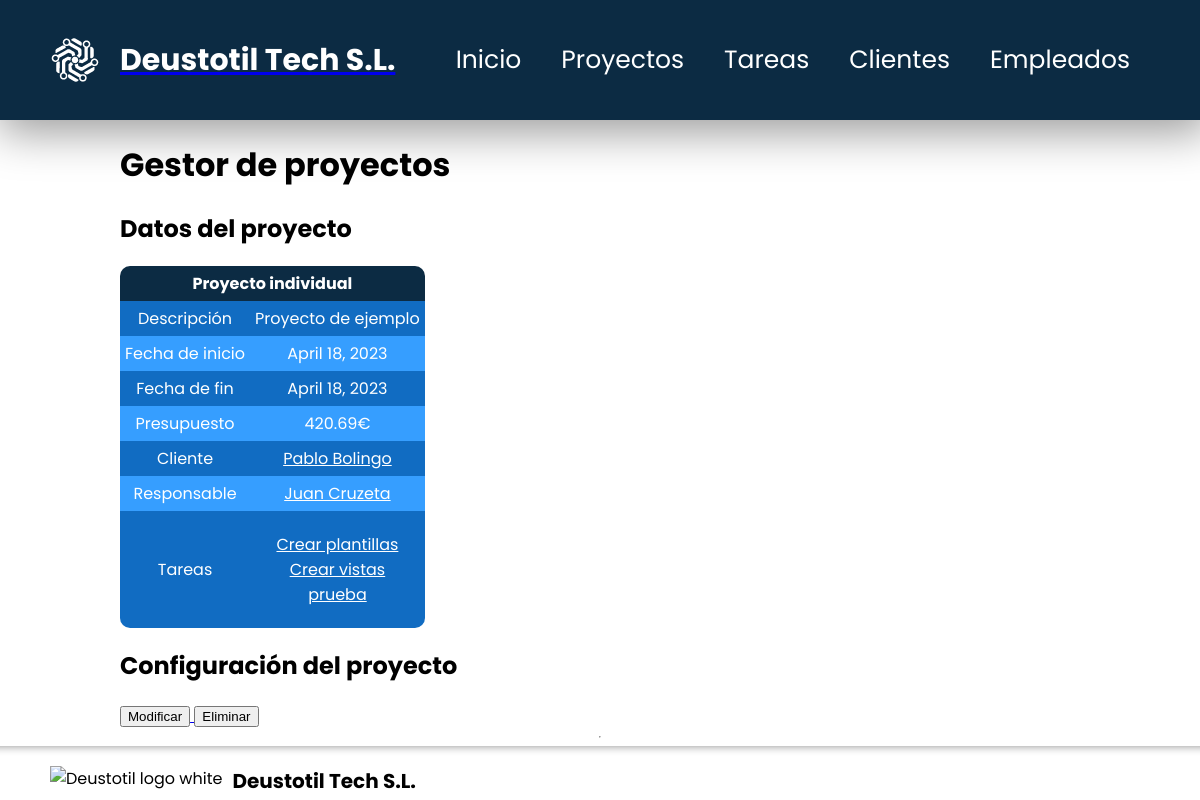
Page /appProyectos/proyectos/3 on the earlier database version.
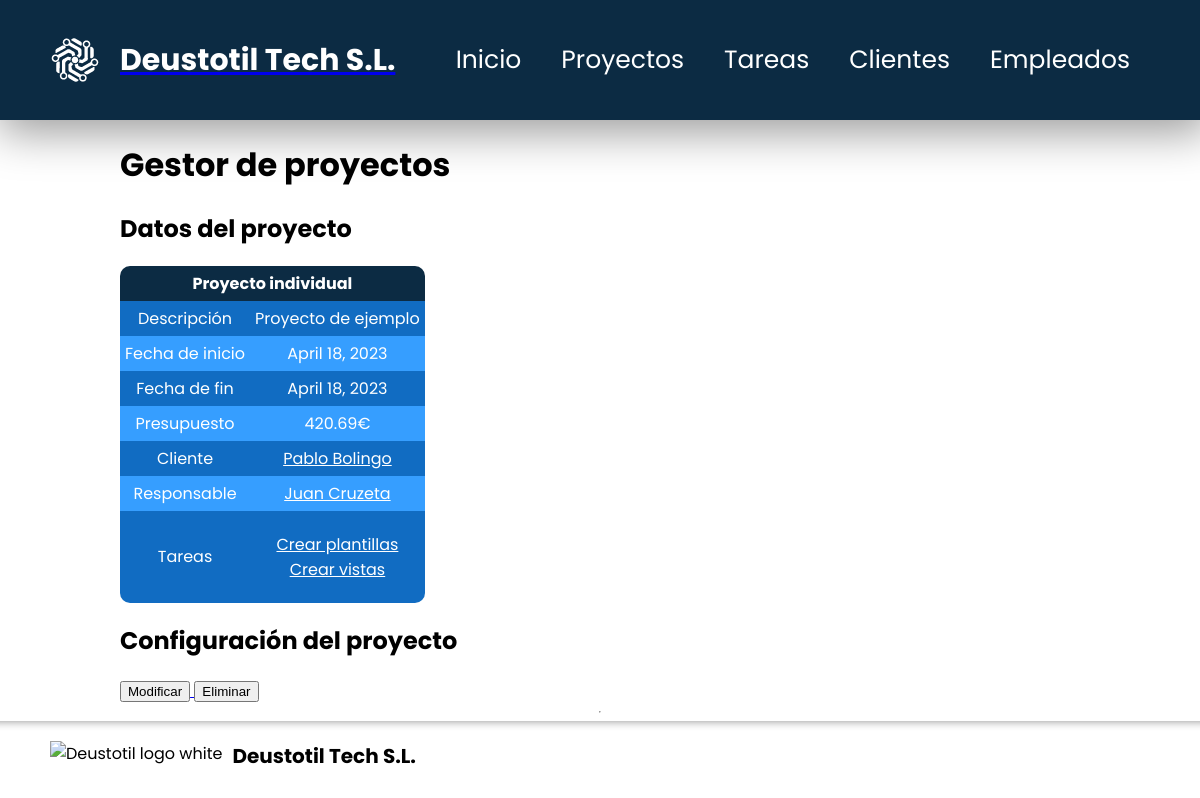
Same page on the later database version.
### appProyectos/models.py (models this page shows, shortened)
class Tarea(models.Model):
    nombre = models.CharField(max_length=155)
    descripcion = models.CharField(max_length=255)
    fecha_inicio = models.DateField()
    fecha_fin = models.DateField()
    responsable = models.ForeignKey(Empleado, on_delete=models.CASCADE)
    prioridad = models.ForeignKey(Prioridad, on_delete=models.CASCADE)
    estado = models.ForeignKey(Estado, on_delete=models.CASCADE)
    notas = models.CharField(blank=True, max_length=255)
    proyecto = models.ForeignKey(Proyecto, on_delete=models.CASCADE)

### appProyectos/views.py (the view)
# urls.py: path('proyectos/<int:pk>', views.ProyectoDetailView.as_view(), name='proyecto'),
class ProyectoDetailView(DetailView):
    model = Proyecto
    def get_context_data(self, **kwargs):
        context = super().get_context_data(**kwargs)
        context['tarea_list'] = context['proyecto'].tarea_set.all()
        return context

### appProyectos/models.py (called while the page is built)
    def __str__(self):
        return f"{self.nombre} {self.apellido}"

    def __str__(self):
        return f"{self.nombre} {self.apellido}"

### appProyectos/templates/appProyectos/proyecto_detail.html (shortened to what this page needs)
{% extends "base.html" %}
{% block contenido %}
    <h1>Gestor de proyectos</h1>
    <h2>Datos del proyecto</h2>
    {% if proyecto %}
        <table>
            <thead>
                <tr>
                    <th colspan="2">{{ proyecto.nombre }}</th>
                </tr>
            </thead>
            <tbody>
                <tr>
                    <td>Descripción</td>
                    <td>{{ proyecto.descripcion }}</td>
                </tr>
                <tr>
                    <td>Fecha de inicio</td>
                    <td>{{ proyecto.fecha_inicio }}</td>
                </tr>
                <tr>
                    <td>Fecha de fin</td>
                    <td>{{ proyecto.fecha_fin }}</td>
                </tr>
                <tr>
                    <td>Presupuesto</td>
                    <td>{{ proyecto.presupuesto }}€</td>
                </tr>
                <tr>
                    <td>Cliente</td>
                    <td>
                        <a href="{% url 'cliente' proyecto.cliente.id %}">{{ proyecto.cliente }}</a>
                    </td>
                </tr>
                <tr>
                    <td>Responsable</td>
                    <td>
                        <a href="{% url 'empleado' proyecto.responsable.id %}">{{ proyecto.responsable }}</a>
                    </td>
                </tr>
                <tr>
                    <td>Tareas</td>
                    <td>
                        {% if tarea_list %}
                            <ul>
                                {% for t in tarea_list %}
                                    <li>
                                        <a href="{% url 'tarea' t.id %}">{{ t.nombre }}</a>
                                    </li>
                                {% endfor %}
                            </ul>
                        {% else %}
                            <p>No hay tareas asignadas.</p>
                        {% endif %}
                    </td>
                </tr>
            </tbody>
        </table>
        <h2>Configuración del proyecto</h2>
        <a href="{% url 'modificar proyecto' proyecto.id %}">
            <input type="button" value="Modificar">
        </a>
        <a href="{% url 'borrar proyecto' proyecto.id %}">
            <input type="button" value="Eliminar">
        </a>
    {% else %}
        <p>No existe este proyecto.</p>
    {% endif %}
{% endblock contenido %}

Differences in the rows shown:
removed Tarea: nombre "prueba"
